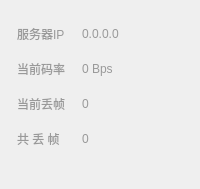
             <widget class="QWidget" name="page_debug">
              <property name="styleSheet">
               <string notr="true">QWidget#page_debug{
background-color: rgb(50, 50, 50);
}</string>
              </property>
              <layout class="QVBoxLayout" name="verticalLayout_6">
               <property name="spacing">
                <number>15</number>
               </property>
               <property name="leftMargin">
                <number>17</number>
               </property>
               <property name="topMargin">
                <number>24</number>
               </property>
               <property name="rightMargin">
                <number>0</number>
               </property>
               <property name="bottomMargin">
                <number>0</number>
               </property>
               <item>
                <layout class="QHBoxLayout" name="horizontalLayout_24">
                 <item>
                  <widget class="QLabel" name="label_5">
                   <property name="minimumSize">
                    <size>
                     <width>50</width>
                     <height>0</height>
                    </size>
                   </property>
                   <property name="styleSheet">
                    <string notr="true">font-size : 12px;
font-family : 微软雅黑;
color : #999999;</string>
                   </property>
                   <property name="text">
                    <string>服务器IP</string>
                   </property>
                  </widget>
                 </item>
                 <item>
                  <widget class="QLabel" name="label_serverIP">
                   <property name="styleSheet">
                    <string notr="true">font-size : 12px;
font-family : 微软雅黑;
color : #999999;</string>
                   </property>
                   <property name="text">
                    <string>0.0.0.0</string>
                   </property>
                  </widget>
                 </item>
                 <item>
                  <spacer name="horizontalSpacer_67">
                   <property name="orientation">
                    <enum>Qt::Horizontal</enum>
                   </property>
                   <property name="sizeHint" stdset="0">
                    <size>
                     <width>40</width>
                     <height>20</height>
                    </size>
                   </property>
                  </spacer>
                 </item>
                </layout>
               </item>
               <item>
                <layout class="QHBoxLayout" name="horizontalLayout_25">
                 <item>
                  <widget class="QLabel" name="label_19">
                   <property name="minimumSize">
                    <size>
                     <width>50</width>
                     <height>0</height>
                    </size>
                   </property>
                   <property name="styleSheet">
                    <string notr="true">font-size : 12px;
font-family : 微软雅黑;
color : #999999;</string>
                   </property>
                   <property name="text">
                    <string>当前码率</string>
                   </property>
                  </widget>
                 </item>
                 <item>
                  <widget class="QLabel" name="label_bandWidth">
                   <property name="styleSheet">
                    <string notr="true">font-size : 12px;
font-family : 微软雅黑;
color : #999999;</string>
                   </property>
                   <property name="text">
                    <string>0 Bps</string>
                   </property>
                  </widget>
                 </item>
                 <item>
                  <spacer name="horizontalSpacer_65">
                   <property name="orientation">
                    <enum>Qt::Horizontal</enum>
                   </property>
                   <property name="sizeHint" stdset="0">
                    <size>
                     <width>40</width>
                     <height>20</height>
                    </size>
                   </property>
                  </spacer>
                 </item>
                </layout>
               </item>
               <item>
                <layout class="QHBoxLayout" name="horizontalLayout_26">
                 <item>
                  <widget class="QLabel" name="label_20">
                   <property name="minimumSize">
                    <size>
                     <width>50</width>
                     <height>0</height>
                    </size>
                   </property>
                   <property name="styleSheet">
                    <string notr="true">font-size : 12px;
font-family : 微软雅黑;
color : #999999;</string>
                   </property>
                   <property name="text">
                    <string>当前丢帧</string>
                   </property>
                  </widget>
                 </item>
                 <item>
                  <widget class="QLabel" name="label_curLostFrame">
                   <property name="styleSheet">
                    <string notr="true">font-size : 12px;
font-family : 微软雅黑;
color : #999999;</string>
                   </property>
                   <property name="text">
                    <string>0</string>
                   </property>
                  </widget>
                 </item>
                 <item>
                  <spacer name="horizontalSpacer_66">
                   <property name="orientation">
                    <enum>Qt::Horizontal</enum>
                   </property>
                   <property name="sizeHint" stdset="0">
                    <size>
                     <width>40</width>
                     <height>20</height>
                    </size>
                   </property>
                  </spacer>
                 </item>
                </layout>
               </item>
               <item>
                <layout class="QHBoxLayout" name="horizontalLayout_27">
                 <item>
                  <widget class="QLabel" name="label_21">
                   <property name="minimumSize">
                    <size>
                     <width>50</width>
                     <height>0</height>
                    </size>
                   </property>
                   <property name="styleSheet">
                    <string notr="true">font-size : 12px;
font-family : 微软雅黑;
color : #999999;</string>
                   </property>
                   <property name="text">
                    <string>共 丢 帧</string>
                   </property>
                  </widget>
                 </item>
                 <item>
                  <widget class="QLabel" name="label_allLostFrame">
                   <property name="styleSheet">
                    <string notr="true">font-size : 12px;
font-family : 微软雅黑;
color : #999999;</string>
                   </property>
                   <property name="text">
                    <string>0</string>
                   </property>
                  </widget>
                 </item>
                 <item>
                  <spacer name="horizontalSpacer_68">
                   <property name="orientation">
                    <enum>Qt::Horizontal</enum>
                   </property>
                   <property name="sizeHint" stdset="0">
                    <size>
                     <width>40</width>
                     <height>20</height>
                    </size>
                   </property>
                  </spacer>
                 </item>
                </layout>
               </item>
               <item>
                <spacer name="verticalSpacer_11">
                 <property name="orientation">
                  <enum>Qt::Vertical</enum>
                 </property>
                 <property name="sizeHint" stdset="0">
                  <size>
                   <width>20</width>
                   <height>40</height>
                  </size>
                 </property>
                </spacer>
               </item>
              </layout>
             </widget>
